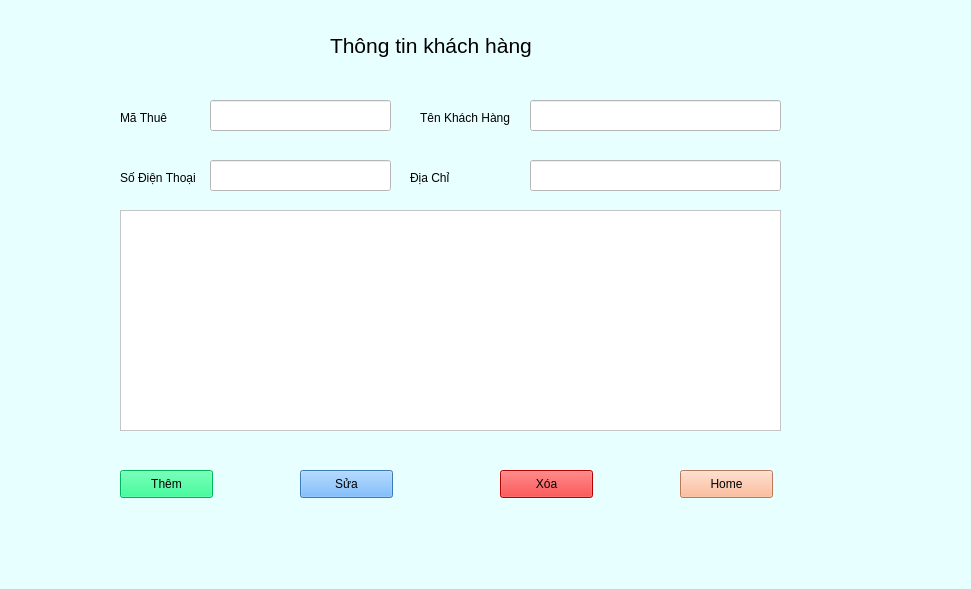
<?xml version="1.0" encoding="UTF-8"?>
<ui version="4.0">
 <class>MainWindow</class>
 <widget class="QMainWindow" name="MainWindow">
  <property name="geometry">
   <rect>
    <x>0</x>
    <y>0</y>
    <width>971</width>
    <height>589</height>
   </rect>
  </property>
  <property name="windowTitle">
   <string>MainWindow</string>
  </property>
  <property name="styleSheet">
   <string notr="true">background-color:rgb(231, 255, 255)</string>
  </property>
  <widget class="QWidget" name="centralwidget">
   <widget class="QLabel" name="label">
    <property name="geometry">
     <rect>
      <x>330</x>
      <y>10</y>
      <width>271</width>
      <height>71</height>
     </rect>
    </property>
    <property name="text">
     <string>&lt;html&gt;&lt;head/&gt;&lt;body&gt;&lt;p&gt;&lt;span style=&quot; font-size:16pt;&quot;&gt;Thông tin khách hàng&lt;/span&gt;&lt;/p&gt;&lt;/body&gt;&lt;/html&gt;</string>
    </property>
   </widget>
   <widget class="QLabel" name="label_2">
    <property name="geometry">
     <rect>
      <x>120</x>
      <y>110</y>
      <width>55</width>
      <height>16</height>
     </rect>
    </property>
    <property name="text">
     <string>Mã Thuê</string>
    </property>
   </widget>
   <widget class="QLabel" name="label_3">
    <property name="geometry">
     <rect>
      <x>420</x>
      <y>110</y>
      <width>101</width>
      <height>16</height>
     </rect>
    </property>
    <property name="text">
     <string>Tên Khách Hàng</string>
    </property>
   </widget>
   <widget class="QLabel" name="label_4">
    <property name="geometry">
     <rect>
      <x>120</x>
      <y>170</y>
      <width>91</width>
      <height>16</height>
     </rect>
    </property>
    <property name="text">
     <string>Số Điện Thoại</string>
    </property>
   </widget>
   <widget class="QLabel" name="label_5">
    <property name="geometry">
     <rect>
      <x>410</x>
      <y>170</y>
      <width>55</width>
      <height>16</height>
     </rect>
    </property>
    <property name="text">
     <string>Địa Chỉ</string>
    </property>
   </widget>
   <widget class="QLineEdit" name="MaThue_text">
    <property name="geometry">
     <rect>
      <x>210</x>
      <y>100</y>
      <width>181</width>
      <height>31</height>
     </rect>
    </property>
    <property name="styleSheet">
     <string notr="true">background-color:rgb(255, 255, 255)</string>
    </property>
   </widget>
   <widget class="QLineEdit" name="Phone_text">
    <property name="geometry">
     <rect>
      <x>210</x>
      <y>160</y>
      <width>181</width>
      <height>31</height>
     </rect>
    </property>
    <property name="styleSheet">
     <string notr="true">background-color:rgb(255, 255, 255)</string>
    </property>
   </widget>
   <widget class="QLineEdit" name="TenKhach_text">
    <property name="geometry">
     <rect>
      <x>530</x>
      <y>100</y>
      <width>251</width>
      <height>31</height>
     </rect>
    </property>
    <property name="styleSheet">
     <string notr="true">background-color:rgb(255, 255, 255)</string>
    </property>
   </widget>
   <widget class="QLineEdit" name="DiaChi_text">
    <property name="geometry">
     <rect>
      <x>530</x>
      <y>160</y>
      <width>251</width>
      <height>31</height>
     </rect>
    </property>
    <property name="styleSheet">
     <string notr="true">background-color:rgb(255, 255, 255)</string>
    </property>
   </widget>
   <widget class="QPushButton" name="Them_KH">
    <property name="geometry">
     <rect>
      <x>120</x>
      <y>470</y>
      <width>93</width>
      <height>28</height>
     </rect>
    </property>
    <property name="styleSheet">
     <string notr="true">background-color:rgb(0, 255, 127)</string>
    </property>
    <property name="text">
     <string>Thêm</string>
    </property>
    <property name="icon">
     <iconset>
      <normaloff>../test/them.webp</normaloff>../test/them.webp</iconset>
    </property>
   </widget>
   <widget class="QPushButton" name="Sua_KH">
    <property name="geometry">
     <rect>
      <x>300</x>
      <y>470</y>
      <width>93</width>
      <height>28</height>
     </rect>
    </property>
    <property name="styleSheet">
     <string notr="true">background-color:rgb(85, 170, 255)</string>
    </property>
    <property name="text">
     <string>Sửa</string>
    </property>
    <property name="icon">
     <iconset>
      <normaloff>../test/sua.webp</normaloff>../test/sua.webp</iconset>
    </property>
   </widget>
   <widget class="QPushButton" name="Xoa_KH">
    <property name="geometry">
     <rect>
      <x>500</x>
      <y>470</y>
      <width>93</width>
      <height>28</height>
     </rect>
    </property>
    <property name="styleSheet">
     <string notr="true">background-color:rgb(255, 0, 0)</string>
    </property>
    <property name="text">
     <string>Xóa</string>
    </property>
    <property name="icon">
     <iconset>
      <normaloff>../test/xoa.webp</normaloff>../test/xoa.webp</iconset>
    </property>
   </widget>
   <widget class="QPushButton" name="Home">
    <property name="geometry">
     <rect>
      <x>680</x>
      <y>470</y>
      <width>93</width>
      <height>28</height>
     </rect>
    </property>
    <property name="styleSheet">
     <string notr="true">background-color:rgb(255, 170, 127)</string>
    </property>
    <property name="text">
     <string>Home</string>
    </property>
    <property name="icon">
     <iconset>
      <normaloff>../test/home-64.webp</normaloff>../test/home-64.webp</iconset>
    </property>
   </widget>
   <widget class="QTableWidget" name="Table_KH">
    <property name="geometry">
     <rect>
      <x>120</x>
      <y>210</y>
      <width>661</width>
      <height>221</height>
     </rect>
    </property>
    <property name="styleSheet">
     <string notr="true">background-color:rgb(255, 255, 255)</string>
    </property>
   </widget>
  </widget>
  <widget class="QMenuBar" name="menubar">
   <property name="geometry">
    <rect>
     <x>0</x>
     <y>0</y>
     <width>971</width>
     <height>26</height>
    </rect>
   </property>
  </widget>
  <widget class="QStatusBar" name="statusbar"/>
 </widget>
 <resources/>
 <connections/>
</ui>
